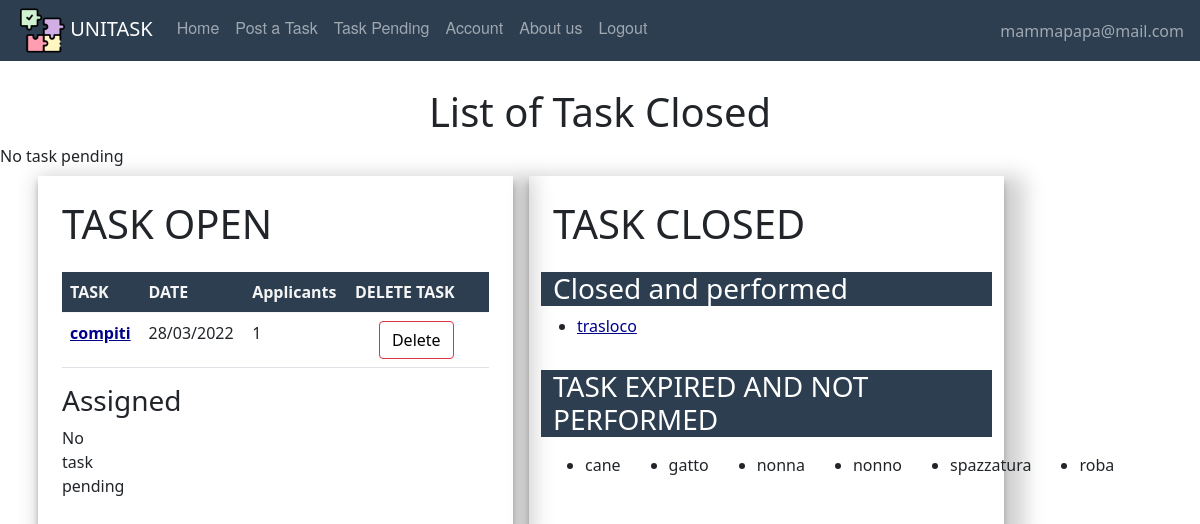
/taskpending (signed in), run on the app's committed database.
### website/models.py (models this page shows, shortened)
class User(db.Model, UserMixin):
    id = db.Column(db.Integer, primary_key=True)
    email = db.Column(db.String(150), unique=True)
    password = db.Column(db.String(150))
    first_name = db.Column(db.String(150))
    surname = db.Column(db.String(150))
    description = db.Column(db.String(200))
    type = db.Column(db.String(20))
    reviewsposted = db.relationship('Review', foreign_keys='Review.id_reviewer',
                                    backref='author')
    reviewsreceived = db.relationship('Review', foreign_keys='Review.id_reviewed',
                                      backref='received')
    __mapper_args__ = {
        'polymorphic_on': type,
        'polymorphic_identity': 'user',
    }

class Offer(db.Model, UserMixin):
    id = db.Column(db.Integer, primary_key=True)
    title = db.Column(db.String(150))
    description = db.Column(db.String(150))
    address = db.Column(db.String(150))
    placeId = db.Column(db.String(150))
    amount = db.Column(db.Integer)
    lat = db.Column(db.Float)
    lng = db.Column(db.Float)
    date = db.Column(db.DateTime(timezone=True), default=func.now())
    dateexpire = db.Column(db.DateTime(timezone=True), default=func.now())
    isAss = db.Column(db.Boolean, default=False)
    date_task = db.Column(db.DateTime(timezone=True))
    id_adult = db.Column(db.Integer, db.ForeignKey('adult.id'))
    scelta = db.Column(db.Integer, db.ForeignKey('student.id'))
    isPerf = db.Column(db.Boolean, default=False)
    rece = db.relationship('Review', backref='recensione')
    isClosed = db.Column(db.Boolean, default=False)

### website/adult/routes.py (the view)
@adults.route('/taskpending')
def taskpending():
        pending = []
        for task in current_user.tasks:
            if task.isAss and task.isClosed == False:
                pending.append(task)
            if task.isAss == False and task.isPerf == True:
                pending.append(task)
        return render_template("adult/taskspending.html", user=current_user, pending=pending)

### website/models.py (called while the page is built)
    def gettaskclosed(self):
        t = []
        for off in self.tasks:
            if off.isClosed and off.isPerf:
                t.append(off)
        return t

    def gettaskexpired(self):
        t = []
        for off in self.tasks:
            if off.isClosed and not off.isPerf:
                t.append(off)
        return t

    def gettasksopen(self):
        t = []
        for off in self.tasks:
            if not off.isClosed:
                t.append(off)
        return t

### website/templates/adult/taskspending.html
{% extends "base.html" %} {% block title %}Task to be performed{% endblock %} {% block content%}
    <br />
    <h1 align="center">List of Task Closed</h1>
<ul class="list-group list-group-flush" id="offers">
    {%  if pending|length != 0 %}
      {% for offer in pending %}
                <li class="list-group-item">
                    titolo task : {{ offer.title }}
                    performata da: {{ offer.performer.first_name }}
              <br/>
                    {% if offer.isAss==True and offer.isPerf==False %}
                <button> <a href={{ url_for('users.writereview', task_id=offer.id) }} > The task has been performed! Review the performer</a></button>
                </li>
                    {% endif %}
      {% endfor %}
    {% else %}
        No task pending
    {% endif %}
</ul>
     <div class="container">
        <div class="row">
            <div class="col-5 p-4 m-2 col-page">
                <h1 align="left" class="mb-4">TASK OPEN</h1>
                <table class="table table-hover">
                    {%set  l = user.gettasksopen() %}
                    {% if l %}
                         <thead class="thead-dark" style="color:whitesmoke; background:#2c3e50">
                                <tr>
                                    <th scope="col">TASK</th>
                                    <th scope="col">DATE</th>
                                    <th scope="col">Applicants</th>
                                    <th scope="col">DELETE TASK</th>
                                </tr>
                                </thead>
                        {% for offer in l %}
                            {% if offer.isAss==False %}
                                <tbody>
                                <tr>
                                    <th scope="row"><a style="color:darkblue" href={{ url_for('users.task', task_id=offer.id) }} >{{ offer.title }}</a></th>
                                    <td>{{ offer.date_task.strftime("%d/%m/%Y") }}</td>
                                    <td>{{ offer.applicants|length }}</td>
                                    <td><button type="button"  class="btn btn-outline-danger mx-4"><a class="delete-button" href={{ url_for('adults.deletetask', task_id=offer.id) }} > Delete</a></button></td>
                                </tr>
                                </tbody>
                            {% endif %}
                        {% endfor %}
                    {% else %}
                        No task pending
                    {% endif %}
                </table>
            <div class="row">
            <div class="col-1">
            <h3 align="left">Assigned</h3>
                <ul class="list-group list-group-flush" id="offers">
    {%  if pending|length != 0 %}
      {% for offer in pending %}
                <li class="list-group-item">
                    titolo: {{ offer.title }}
                    performata da: {{ offer.performer.first_name }}
              <br/>
                    {% if offer.isAss==True and offer.isPerf==False %}
                <button> <a href={{ url_for('users.writereview', task_id=offer.id) }} > The task has been performed! Review the performer</a></button>
                </li>
                    {% endif %}
      {% endfor %}
    {% else %}
        No task pending
    {% endif %}
</ul>
            </div>
            </div>
            </div>
            <div class="col-5 p-4 m-2 col-page">
                <h1 align="left" class="mb-4">TASK CLOSED</h1>
                <div class="row">
                    <h3 align="left" style="color: white; background: #2c3e50">Closed and performed</h3>
                    {%set  l = user.gettaskclosed() %}
                    {% if l %}
                        <ul class="mx-4">
                            {% for offer in l %}
                                <li>
                                    <a style="color:darkblue" href= {{ url_for('users.task', task_id=offer.id) }}>{{ offer.title }}</a>
                                </li>
                            {% endfor %}
                        </ul>
                    {% else %}
                        <div align="center">
                            You have no task performed.
                        </div>
                    {% endif %}
                </div>
                <div class="row">
                    <h3 class="mt-3" align="left" style="color: white; background: #2c3e50">TASK EXPIRED AND NOT PERFORMED</h3>
                    {%set  l = user.gettaskexpired() %}
                    {% if l %}
                        <ul>
                        <div class="m-2" style="display: flex; justify-content: space-between">
                            {% for offer in l %}
                                    <li class="mx-4">{{ offer.title }} </li>
                            {% endfor %}
                        </div>
                        </ul>
                    {% else %}
                        <div align="center">
                           You have no task expired.
                        </div>
                    {% endif %}
                </div>
            </div>
        </div>
    </div>
    <br/><br/>
{% endblock %}

### website/templates/base.html (shortened to what this page needs)
<!DOCTYPE html>
<html lang="">
  <head>
      <link href="/static/css/style.css" rel="stylesheet">
      <link href="https://cdn.jsdelivr.net/npm/bootstrap@5.0.2/dist/css/bootstrap.min.css" rel="stylesheet">
  </head>
  <body>
  <nav class="navbar fixed-top navbar-expand-lg navbar-dark">
    <ul class="navbar-nav mr-auto">
    <li>
    <a style="padding-left:1em;" class="navbar-brand" href="#">
        <img src="/static/images/pic/puzzle.png" width="45" height="45"/>
        UNITASK
    </a></li>
            {% if user.is_authenticated %}
                {% if user.type=='adult' %}
                    <li class="nav-item"><a class="nav-link" id="home" href="/">Home</a></li>
                    <li class="nav-item"><a class="nav-link" id="posttask" href="{{ url_for('adults.posttask') }}">Post a Task</a></li>
                    <li class="nav-item"><a class="nav-link" id="offer" href="{{ url_for('adults.taskpending') }}">Task Pending</a></li>
                    <li class="nav-item"><a class="nav-link" id="account" href="{{ url_for('users.account') }}">Account</a></li>
                    <li class="nav-item"><a class="nav-link" id="aboutus" href="{{ url_for('users.about_us') }}">About us</a></li>
                    <li class="nav-item"><a class="nav-link" id="logout" href="{{ url_for('auth.logout') }}">Logout</a></li>
                    {% endif %}
                </ul>
                <ul class="navbar-nav ms-auto">
                <li class="nav-item">
                    <span style="padding-right:1em;" class="navbar-text d-flex justify-content-end">
                     {{ user.email}}
                       </span>
                </li>
                </ul>
            {% endif %}
</nav>
    {% block content %}
    {% endblock %}
  </body>
</html>

### website/static/css/style.css (style rules this page uses)
body { padding-top:4em; }
.navbar { list-style-type: none; margin: 0; padding: 0; overflow: hidden; background-color: #2c3e50; }
.nav-link { display: block; color: white; text-align: center; padding: 14px 16px; text-decoration: none; font-family: "Helvetica Neue", Helvetica, Arial, sans-serif; }
.delete-button { color:black; text-decoration: none; }
.col-page { box-shadow: rgba(0, 0, 0, 0.19) 10px 10px 20px 10px, rgba(0, 0, 0, 0.23) 0px 6px 6px; }

### data on the page
User: email "mammapapa@mail.com"
Offer: title "compiti", date_task "28/03/2022", applicants|length "1"
Offer: title "trasloco"
Offer: title "cane"
Offer: title "gatto"
Offer: title "nonna"
Offer: title "nonno"
Offer: title "spazzatura"
Offer: title "roba"
